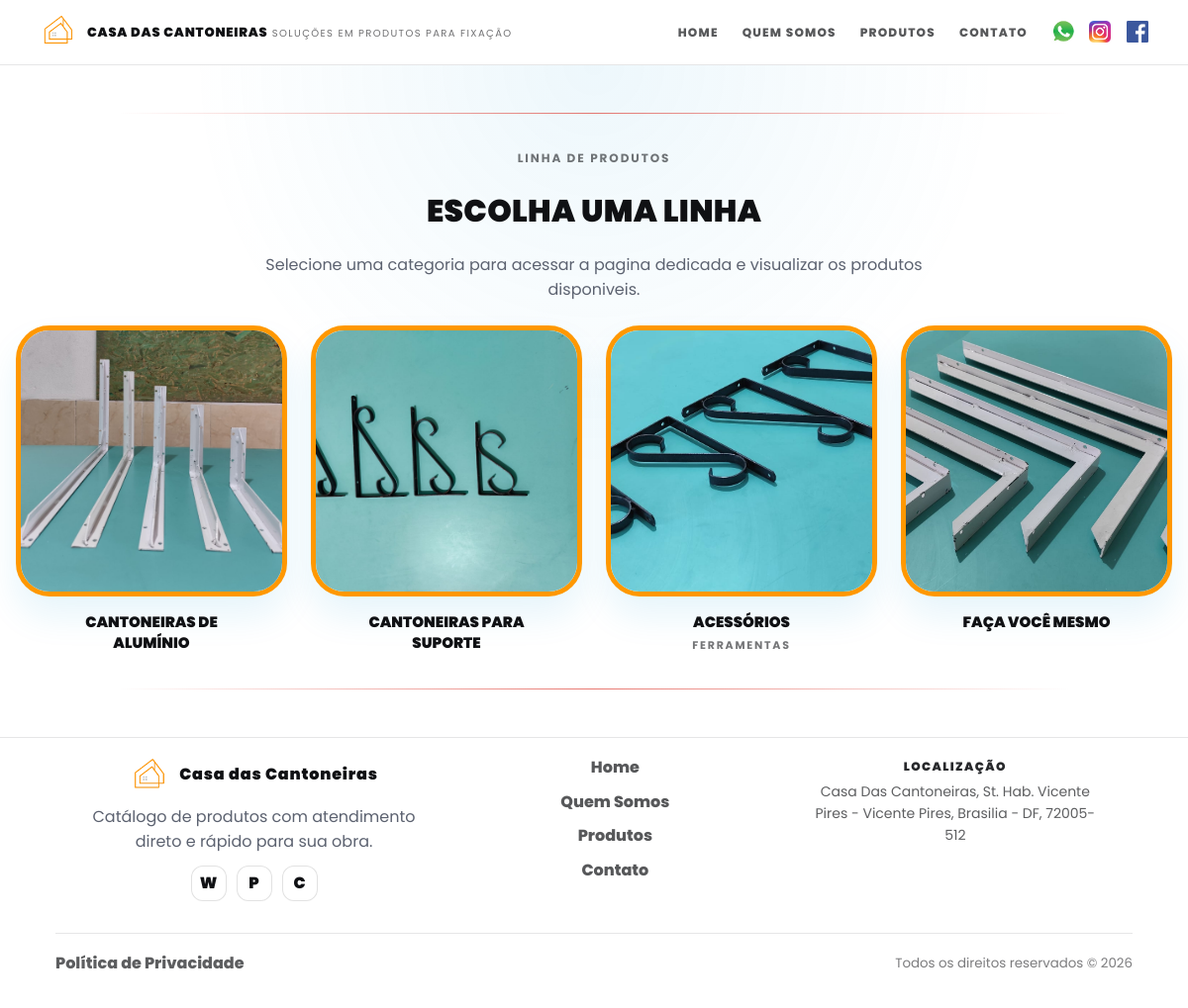
/produtos, run on the app's committed database.
### models.py (models this page shows)
class Categoria(Base):
    __tablename__ = "categorias"
    id = Column(Integer, primary_key=True, index=True)
    slug = Column(String(120), nullable=False, unique=True, index=True)
    nome = Column(String(120), nullable=False)
    nome_exibicao = Column(String(120), nullable=False)
    subtitulo_exibicao = Column(String(120), nullable=True)
    imagem_url = Column(String, nullable=True)
    imagem_mime = Column(String(64), nullable=True)
    imagem_bytes = Column(LargeBinary, nullable=True)
    imagem_sha256 = Column(String(64), nullable=True)
    ordem_exibicao = Column(Integer, nullable=False, default=0, server_default="0")
    criado_em = Column(DateTime(timezone=True), server_default=func.now())
    atualizado_em = Column(DateTime(timezone=True), server_default=func.now(), onupdate=func.now())

### main.py (the view)
@app.get("/produtos", response_class=HTMLResponse)
def produtos(request: Request, db: Session = Depends(get_db)):
    catalogo = _catalogo_index(db)
    return templates.TemplateResponse(
        "produtos.html",
        {
            "request": request,
            "categorias_home": catalogo["categorias"],
            "whatsapp_numero": telefone_visivel(),
        },
    )

### templates/produtos.html (shortened to what this page needs)
{% extends "base_new.html" %}
{% block body_class %}home-ref{% endblock %}
{% block content %}
<section id="produtos" class="home-categories">
  <div class="section-container">
    <div class="home-categories__divider" aria-hidden="true"></div>
    <div class="home-categories__header">
      <p class="kicker">Linha de produtos</p>
      <h2 class="heading-section">ESCOLHA UMA LINHA</h2>
      <p class="muted">Selecione uma categoria para acessar a pagina dedicada e visualizar os produtos disponiveis.</p>
    </div>
    {% if categorias_home %}
    <div class="home-categories__grid" id="produtosGrid">
      {% for categoria in categorias_home %}
      <a href="/categorias/{{ categoria.slug }}" class="home-category-card">
        <span class="home-category-card__frame">
          <img
            src="{{ categoria.imagem_url }}"
            alt="{{ categoria.nome_exibicao }}"
            class="home-category-card__image"
          >
        </span>
        <span class="home-category-card__label">
          <span class="home-category-card__title">{{ categoria.nome_exibicao }}</span>
          {% if categoria.subtitulo_exibicao %}
          <span class="home-category-card__subtitle">{{ categoria.subtitulo_exibicao }}</span>
          {% endif %}
        </span>
      </a>
      {% endfor %}
    </div>
    {% else %}
    <div class="products-empty-state">
      <h3 class="section-title">Nenhuma categoria disponivel</h3>
      <p class="section-subtitle">As categorias serao exibidas aqui assim que forem configuradas.</p>
    </div>
    {% endif %}
    <div class="home-categories__divider home-categories__divider--bottom" aria-hidden="true"></div>
  </div>
</section>
{% endblock %}

### static/css/site.css (style rules this page uses)
:root { --bg: #ffffff; --surface: #ffffff; --text: #101114; --muted: #5c6270; --line: rgba(16,17,20,0.10); --brand: #c87400; --brand-2: #ff9800; --brand-ink: #1a1a1a; --radius-sm: 10px; --radius-md: 16px; --radius-lg: 22px; --shadow-sm: 0 8px 18px rgba(16,17,20,0.08); --shadow-md: 0 18px 45px rgba(16,17,20,0.12); --container: 1200px; --space-1: 6px; --space-2: 10px; --space-3: 14px; --space-4: 18px; --space-5: 24px; --space-6: 32px; --space-7: 48px; --space-8: 72px; --h1: clamp(34px, 3.6vw, 52px); --h2: clamp(26px, 2.6vw, 38px); --h3: 20px; --base: 16px; --small: 14px; --mobile-nav-breakpoint: 1020px; --laranja: var(--brand); --laranja-claro: #ffe8c6; --cinza-medio: rgba(16,17,20,0.16); --cinza-escuro: var(--text); --transition-fast: all .12s ease; }
* { box-sizing: border-box; }
html, body { height: 100%; }
body { margin: 0; font-family: "Poppins", system-ui, -apple-system, Segoe UI, Roboto, Arial, sans-serif; font-size: var(--base); line-height: 1.55; color: var(--text); background: var(--bg); }
.neo-container, .section-container { width: min(100% - 32px, var(--container)); margin-inline: auto; text-align: center; }
img { max-width: 100%; height: auto; display: block; }
a { color: inherit; text-decoration: none; }
.kicker { letter-spacing: 0.16em; text-transform: uppercase; font-weight: 700; font-size: 12px; color: rgba(16,17,20,0.58); margin: 0 0 var(--space-3); }
.heading-section { margin: 0 0 var(--space-4); font-size: var(--h2); font-weight: 900; letter-spacing: 0.01em; width: 100%; margin-top: 20px; }
.muted { margin: 0; color: var(--muted); padding: 0%; }
.section-container { width: min(100% - 32px, var(--container)); margin-inline: auto; padding-inline: 0; }
.home-categories { padding-block: var(--space-7); background: radial-gradient(circle at top, rgba(28,158,216,0.08), transparent 45%), #fff; }
.home-categories__header { max-width: 760px; margin: 0 auto var(--space-5); text-align: center; }
.home-categories__header .muted { margin-top: 10px; }
.home-categories__divider { width: min(100%, 960px); height: 1px; margin: 0 auto 36px; background: linear-gradient(90deg, transparent, rgba(222,63,53,0.7), transparent); }
.home-categories__divider--bottom { margin: 36px auto 0; }
.home-categories__grid { display: grid; grid-template-columns: repeat(4, minmax(0, 1fr)); gap: 24px; }
.home-category-card { display: flex; flex-direction: column; gap: 16px; align-items: center; color: inherit; text-decoration: none; transition: transform .16s ease, filter .16s ease; }
.home-category-card__frame { width: 100%; aspect-ratio: 1 / 1; display: flex; align-items: center; justify-content: center; padding: 0; overflow: hidden; border-radius: 34px; border: 5px solid var(--brand-2); background: #fff; box-shadow: 0 20px 34px rgba(23,153,219,0.10); }
.home-category-card__image { width: 100%; height: 100%; object-fit: cover; object-position: center; display: block; }
.home-category-card__label { max-width: 20ch; display: flex; flex-direction: column; align-items: center; gap: 6px; }
.home-category-card__title { text-align: center; font-size: 15px; line-height: 1.35; font-weight: 900; text-transform: uppercase; }
.home-category-card__subtitle { text-align: center; font-size: 11px; line-height: 1.2; font-weight: 700; letter-spacing: 0.16em; text-transform: uppercase; color: rgba(16,17,20,0.58); }

### data on the page
Categoria: imagem_url (picture), nome_exibicao "CANTONEIRAS DE ALUMÍNIO"
Categoria: imagem_url (picture), nome_exibicao "CANTONEIRAS PARA SUPORTE"
Categoria: imagem_url (picture), nome_exibicao "ACESSÓRIOS", subtitulo_exibicao "FERRAMENTAS"
Categoria: imagem_url (picture), nome_exibicao "FAÇA VOCÊ MESMO"

### other printed values
{{ STORE_ADDRESS }} "Casa Das Cantoneiras, St. Hab. Vicente Pires - Vicente Pires, Brasilia - DF, 72005-512"
